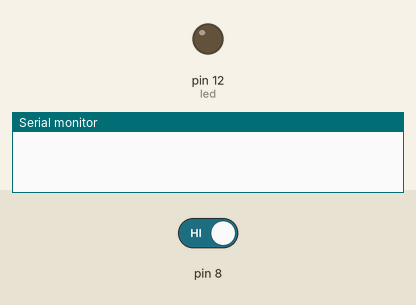
A sketch run on a simulated Arduino Uno, built with avr-gcc and run on an emulated ATmega328P. Shown: output pins drawn as LEDs (lit = HIGH), the last lines printed to the serial monitor. Inputs (shaded band) come from the test bench; at power-on: pin 8 HIGH.

Above: at 1.2 s.
1.3 s: pin 8 driven LOW
At 1.9 s:
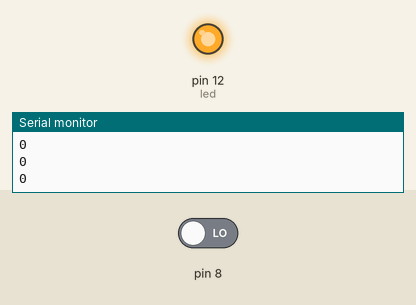
2.8 s: pin 8 driven HIGH
At 3.1 s:
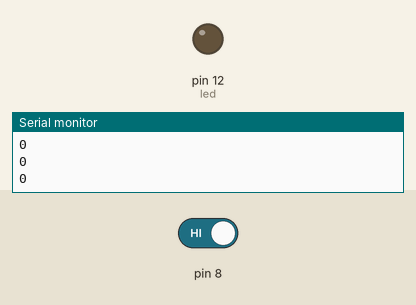
Timing chart, 0 to 5.8 s (numbered marks = the images above; inputs shaded):
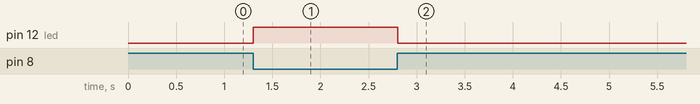

The sketch:

irledprogram.ino
```cpp
int ir=8;
int led=12;

void setup()
{
 pinMode(8,INPUT);
 pinMode(12,OUTPUT);
 Serial.begin(9600);
}

void loop()
{
 int a=digitalRead(8);
   if (a==0)
   {

    digitalWrite(led,HIGH);
    Serial.println(a);

  }

  else
  {
  digitalWrite(led,LOW);
  }
}
```

Measured:
- after the input at 1.3 s, pin 12 (led): LOW → HIGH at once
- after the input at 2.8 s, pin 12 (led): HIGH → LOW at once
